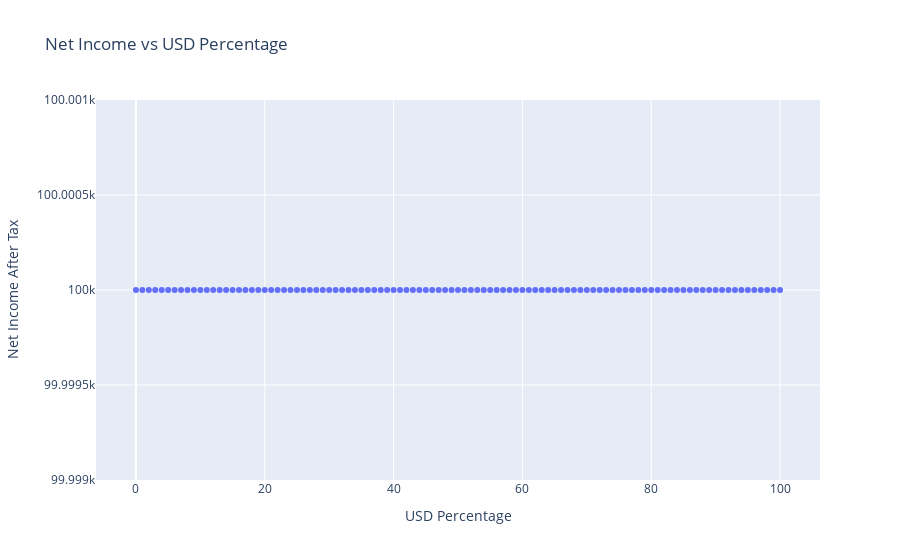

Notebook code cell kept with this figure:
### Code cell
def calculate_tax(income):
    tax = 0
    if income >= 100000:
        tax += 0
    if income >= 141667:
        tax += (141667 - 100000) * 0.06
    if income >= 183333:
        tax += (183333 - 141667) * 0.12
    if income >= 225000:
        tax += (225000 - 183333) * 0.18
    if income >= 266667:
        tax += (266667 - 225000) * 0.24
    if income >= 308333:
        tax +=(308333 - 266667) * 0.30
    if income > 308333:
        tax += (income - 308333) * 0.36
    return tax

def calculate_net_income(usd_percentage, total_income):
    usd_income = total_income * usd_percentage
    lkr_income = total_income - usd_income
    tax_amount = calculate_tax(lkr_income) 
    net_income_after_tax = usd_income + lkr_income - tax_amount
    return net_income_after_tax
    
    
    

def find_best_split(total_income):

    best_usd_percentage = 0
    max_net_income_after_tax = 0

    data = {'USD Percentage': [], 'Net Income After Tax': []}
    for usd_percentage in range(0, 101, 1):
        usd_percentage /= 100  # Convert to a percentage
        net_income_after_tax = calculate_net_income(usd_percentage, total_income)
        data['USD Percentage'].append(usd_percentage * 100)
        data['Net Income After Tax'].append(net_income_after_tax)

        if net_income_after_tax > max_net_income_after_tax:
            max_net_income_after_tax = net_income_after_tax
            best_usd_percentage = usd_percentage

    best_lkr_percentage = 1 - best_usd_percentage
    
    fig = px.scatter(data, x='USD Percentage', y='Net Income After Tax', title='Net Income vs USD Percentage')

    # Show the plot
    fig.show()

    print(f"Best Split: {best_lkr_percentage * 100}% LKR, {best_usd_percentage * 100}% USD")
    print(f"Max Net Income After Tax: {max_net_income_after_tax}")

# Call the function to find the best split
find_best_split(1000000)

# # Example usage:
# income = float(input("Enter your income: "))
# tax_amount = calculate_tax(income)
# print(f"Your tax amount is: {tax_amount:.2f}")

### Figure 1 — Plotly figure (JSON) as saved in the notebook; plotly's stock layout.template omitted (floating-point values rounded to 4 significant figures)
{"data": [{"hovertemplate": "USD Percentage=%{x}<br>Net Income After Tax=%{y}<extra></extra>", "legendgroup": "", "marker": {"color": "#636efa", "symbol": "circle"}, "mode": "markers", "name": "", "orientation": "v", "showlegend": false, "type": "scatter", "x": [0, 1, 2, 3, 4, 5, 6, 7.0, 8, 9, 10, 11, 12, 13, 14.0, 15, 16, 17, 18, 19, 20, 21, 22, 23, 24, 25, 26, 27, 28.0, 29.0, 30, 31, 32, 33, 34, 35, 36, 37, 38, 39, 40, 41, 42, 43, 44, 45, 46, 47, 48, 49, 50, 51, 52, 53, 54, 55.0, 56.0, 57.0, 58.0, 59, 60, 61, 62, 63, 64, 65, 66, 67, 68, 69, 70, 71, 72, 73, 74, 75, 76, 77, 78, 79, 80, 81, 82, 83, 84, 85, 86, 87, 88, 89, 90, 91, 92, 93, 94, 95, 96, 97, 98, 99, 100], "xaxis": "x", "y": [100000, 100000, 100000, 100000, 100000, 100000, 100000, 100000, 100000, 100000, 100000, 100000, 100000, 100000, 100000, 100000, 100000, 100000, 100000, 100000, 100000, 100000, 100000, 100000, 100000, 100000, 100000, 100000, 100000, 100000, 100000, 100000, 100000, 100000, 100000, 100000, 100000, 100000, 100000, 100000, 100000, 100000, 100000, 100000, 100000, 100000, 100000, 100000, 100000, 100000, 100000, 100000, 100000, 100000, 100000, 100000, 100000, 100000, 100000, 100000, 100000, 100000, 100000, 100000, 100000, 100000, 100000, 100000, 100000, 100000, 100000, 100000, 100000, 100000, 100000, 100000, 100000, 100000, 100000, 100000, 100000, 100000, 100000, 100000, 100000, 100000, 100000, 100000, 100000, 100000, 100000, 100000, 100000, 100000, 100000, 100000, 100000, 100000, 100000, 100000, 100000], "yaxis": "y"}], "layout": {"legend": {"tracegroupgap": 0}, "title": {"text": "Net Income vs USD Percentage"}, "xaxis": {"anchor": "y", "domain": [0, 1], "title": {"text": "USD Percentage"}}, "yaxis": {"anchor": "x", "domain": [0, 1], "title": {"text": "Net Income After Tax"}}}}
